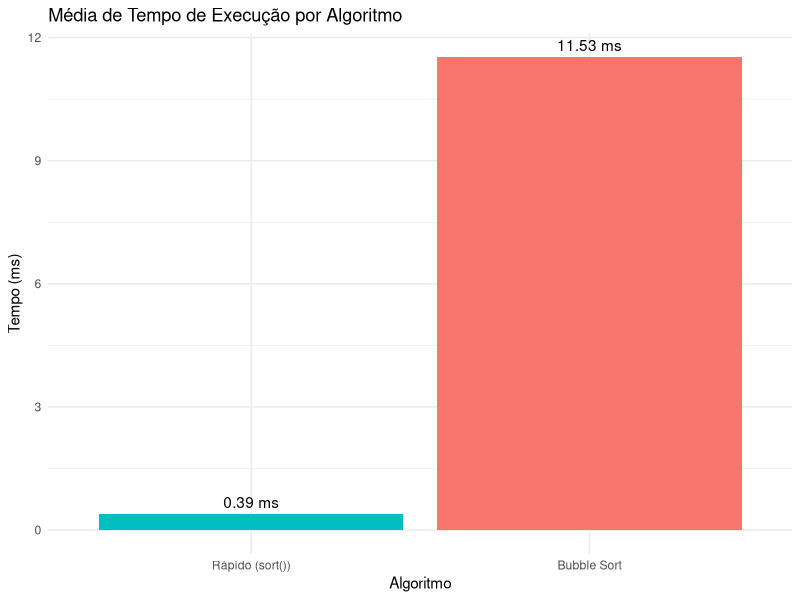
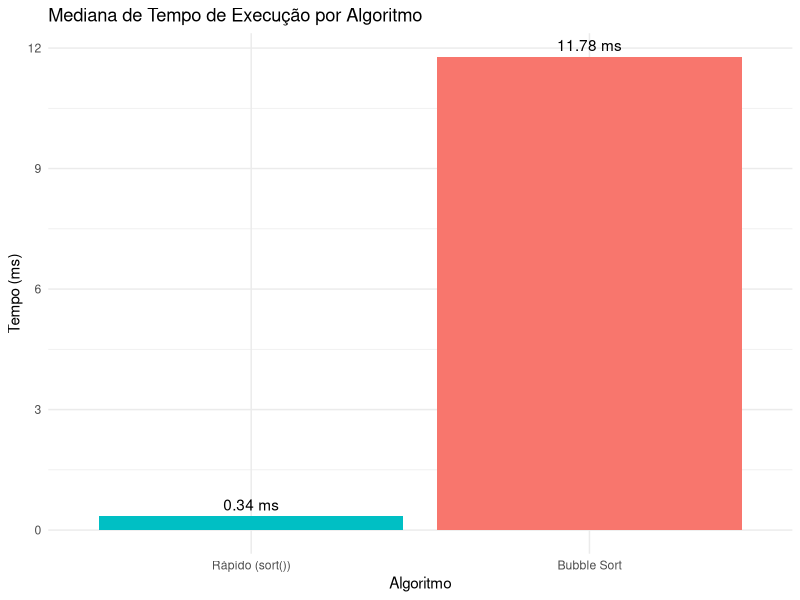
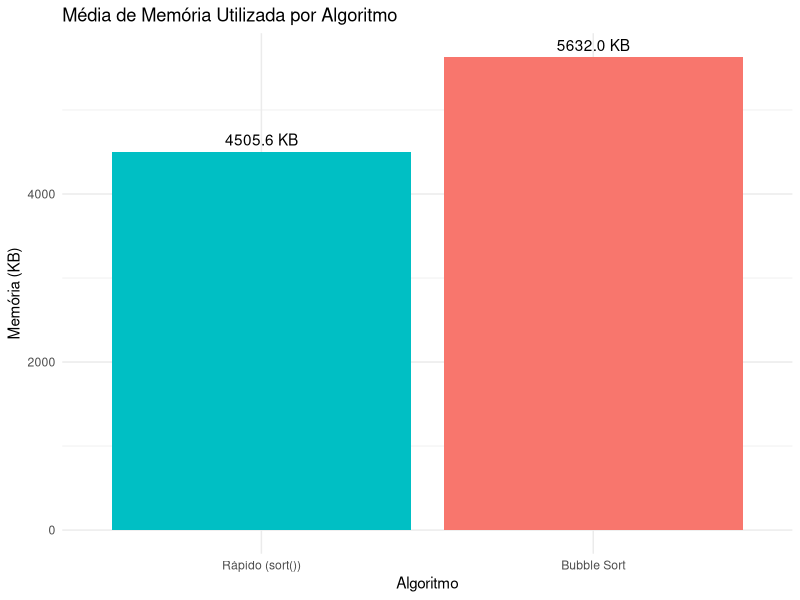
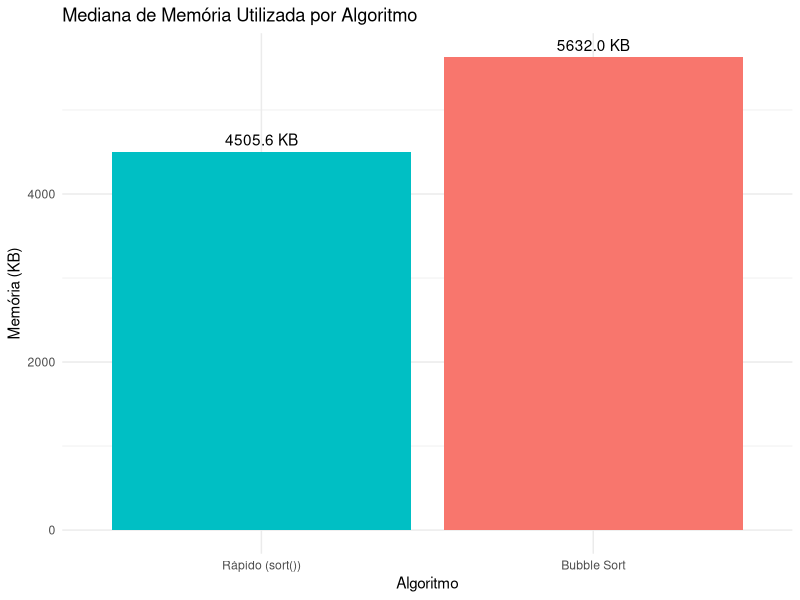

Recreate these plots in R, in order.
library(ggplot2)
library(readr)

dados <- read_csv("resultados_finais.csv")

grafico_media_tempo <- ggplot(dados[dados$Tipo == "Média" & dados$Metrica == "Tempo", ], 
                              aes(x=reorder(Algoritmo, Valor), y=Valor, fill=Algoritmo)) +
  geom_bar(stat="identity") +
  geom_text(aes(label=sprintf("%.2f ms", Valor)), vjust=-0.5) +
  labs(title="Média de Tempo de Execução por Algoritmo",
       x="Algoritmo",
       y="Tempo (ms)") +
  theme_minimal() +
  theme(legend.position="none")

ggsave("grafico_media_tempo.png", plot=grafico_media_tempo)

grafico_mediana_tempo <- ggplot(dados[dados$Tipo == "Mediana" & dados$Metrica == "Tempo", ], 
                                aes(x=reorder(Algoritmo, Valor), y=Valor, fill=Algoritmo)) +
  geom_bar(stat="identity") +
  geom_text(aes(label=sprintf("%.2f ms", Valor)), vjust=-0.5) +
  labs(title="Mediana de Tempo de Execução por Algoritmo",
       x="Algoritmo",
       y="Tempo (ms)") +
  theme_minimal() +
  theme(legend.position="none")

ggsave("grafico_mediana_tempo.png", plot=grafico_mediana_tempo)

grafico_media_memoria <- ggplot(dados[dados$Tipo == "Média" & dados$Metrica == "Memória", ], 
                                aes(x=reorder(Algoritmo, Valor), y=Valor, fill=Algoritmo)) +
  geom_bar(stat="identity") +
  geom_text(aes(label=sprintf("%.1f KB", Valor)), vjust=-0.5) +
  labs(title="Média de Memória Utilizada por Algoritmo",
       x="Algoritmo",
       y="Memória (KB)") +
  theme_minimal() +
  theme(legend.position="none")

ggsave("grafico_media_memoria.png", plot=grafico_media_memoria)

grafico_mediana_memoria <- ggplot(dados[dados$Tipo == "Mediana" & dados$Metrica == "Memória", ], 
                                  aes(x=reorder(Algoritmo, Valor), y=Valor, fill=Algoritmo)) +
  geom_bar(stat="identity") +
  geom_text(aes(label=sprintf("%.1f KB", Valor)), vjust=-0.5) +
  labs(title="Mediana de Memória Utilizada por Algoritmo",
       x="Algoritmo",
       y="Memória (KB)") +
  theme_minimal() +
  theme(legend.position="none")

ggsave("grafico_mediana_memoria.png", plot=grafico_mediana_memoria)

cat("4 gráficos foram gerados e salvos como ficheiros .png!\n")